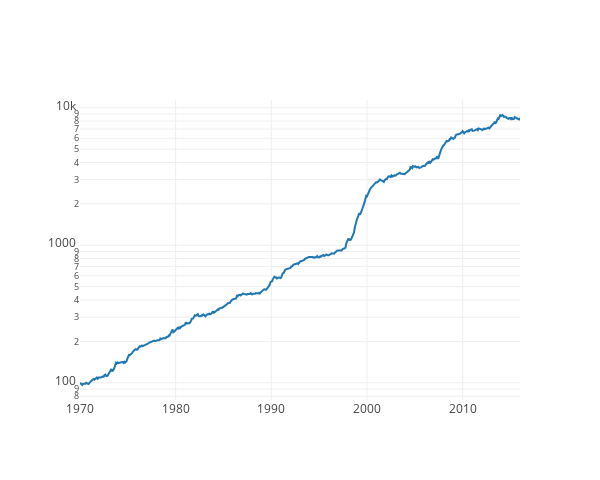

Notebook cell for this chart:
### Code cell
# run performance chart
perf_post_LASSO = 100 * np.cumprod(1 + results_post_LASSO / 100)

def mychart(args, names=None):
    x_coords = np.linspace(1970, 2016, args[0].shape[0])
    
    plotdata = []
    for i in range(len(args)):
        tracelabel = "Trace %d" % i
        if names:
                tracelabel=names[i]
        plotdata.append(Scatter(x=x_coords,
                                y=args[i].reshape(-1),
                                mode = 'line',
                                name=tracelabel))    

    layout = Layout(
        autosize=False,
        width=600,
        height=480,
        yaxis=dict(
            type='log',
            autorange=True
        )
    )
    
    fig = Figure(data=plotdata, layout=layout)
    
    return iplot(fig)
    
mychart([perf_post_LASSO],["Post-LASSO"])

### Figure 1 — Plotly figure (JSON) as saved in the notebook; plotly's stock layout.template omitted (floating-point values rounded to 4 significant figures; data arrays with more than 128 entries replaced by an {"elided": "..."} marker saying what was removed)
{"data": [{"mode": "line", "name": "Post-LASSO", "type": "scatter", "x": {"elided": "576 float values"}, "y": {"elided": "576 float values"}}], "layout": {"autosize": false, "height": 480, "width": 600, "yaxis": {"autorange": true, "type": "log"}}}
